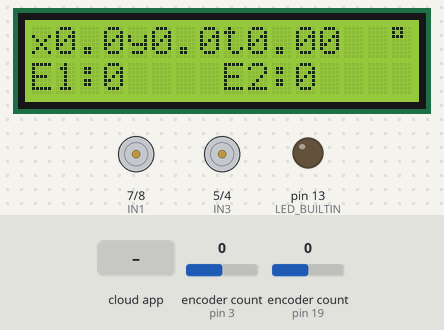
A sketch run on a simulated Arduino Uno, built with avr-gcc and run on an emulated ATmega328P. Shown: 16×2 character LCD, motor-driver pin pairs drawn as motors (green arrow = first pin HIGH = forward, orange = second pin HIGH = backward, longer = more drive, scaled by the enable pin), output pins drawn as LEDs (lit = HIGH). The inputs (shaded band) are chosen by the test bench; at power-on: encoder count (sensors on pin 3, pin 19) 0. The ROS host is connected and sends only what is stated.

Above: at 1.2 s.
1.3 s: encoder count (sensor on pin 3) set to 1
At 2.5 s:
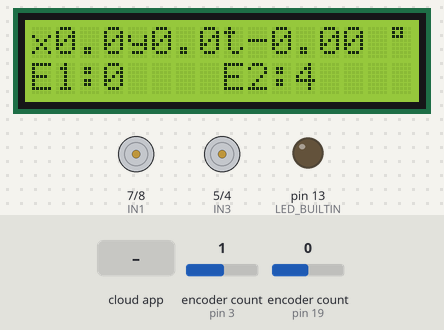
4.3 s: the phone or cloud app sets linear.x to -100
At 5.4 s:
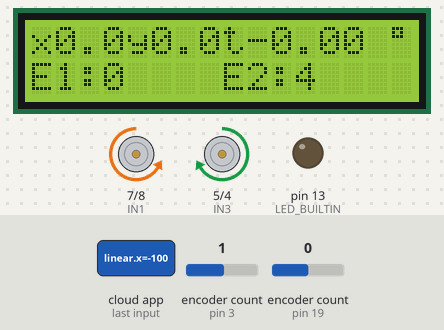
7.3 s: encoder count (sensor on pin 19) set to 1
At 8.4 s:
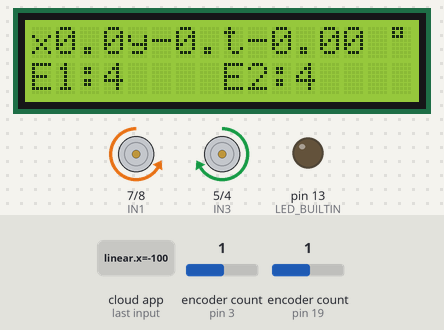
10.3 s: encoder count (sensor on pin 3) set to 0
At 11.7 s:
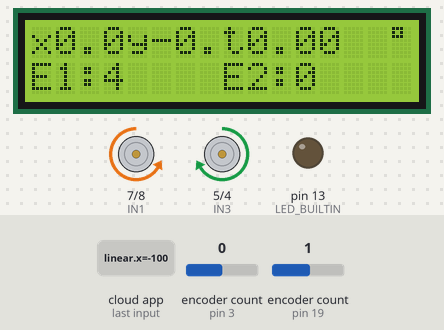
13.3 s: the phone or cloud app sets angular.z to -100
At 14.8 s:
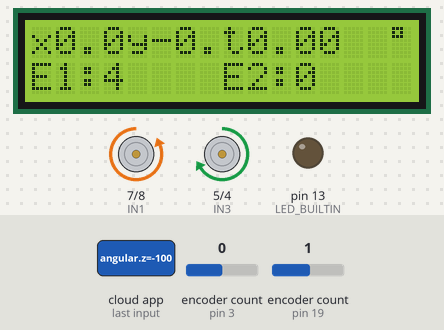
16.3 s: the phone or cloud app sets linear.x to 0
At 16.8 s:
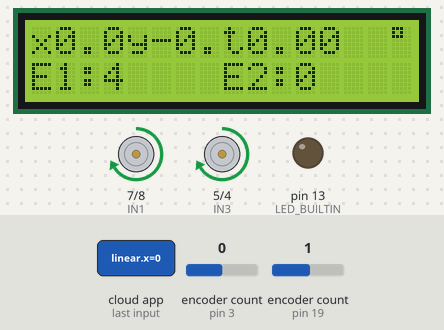
Timing chart, 0 to 19.3 s (numbered marks = the images above; inputs shaded):
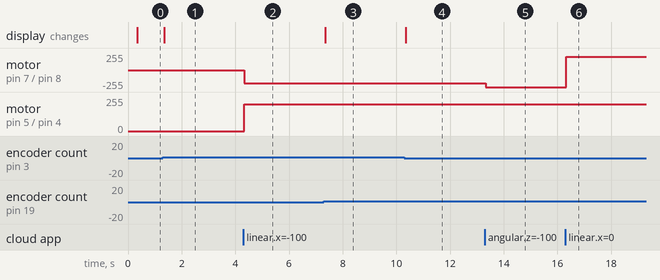

Measured:
- after the input at 1.3 s, the display: changes at once (image 1)
- after the input at 4.3 s, motor on pin 7 (IN1) / pin 8 (IN2): stopped → backward 200/255 at once; motor on pin 5 (IN3) / pin 4 (IN4): stopped → forward 200/255 at once
- after the input at 7.3 s, the display: changes after 0.05 s (image 3)
- after the input at 10.3 s, the display: changes at once (image 4)
- after the input at 13.3 s, motor on pin 7 (IN1) / pin 8 (IN2): backward 200/255 → backward 255/255 at once; motor on pin 5 (IN3) / pin 4 (IN4): forward 200/255 → forward 199/255 at once
- after the input at 16.3 s, motor on pin 7 (IN1) / pin 8 (IN2): backward 255/255 → forward 200/255 at once; motor on pin 5 (IN3) / pin 4 (IN4): forward 199/255 → forward 200/255 at once

The sketch:

newPieRobotArduino_3.ino
```cpp
/* Arduino Code for new PieRobot
 * Uses rosserial for comunicating with ROS via USB
 * Author: Luiz Eugenio S. A. Filho
 */
//Included Libraries---------------------------------
#include <ros.h>
#include <ros/time.h>
#include <std_msgs/String.h>
#include <geometry_msgs/Twist.h>
#include <Encoder.h>
#include <Wire.h>
#include <LiquidCrystal_I2C.h>

//---------------------------------------------------
//Variables and objects instantiation----------------
Encoder ENC1(19, 18);//Best Performance both pins have interrupt capability
const int EN_R = 9;//connected to Arduino's port 9 (PWM Speed Regulation)
const int IN1 = 7;//connected to Arduino's port 7 (Direction of Rotation)
const int IN2 = 8;//connected to Arduino's port 8 (Direction of Rotation)
Encoder ENC2(3, 2);//Best Performance both pins have interrupt capability
const int EN_L = 6;//connected to Arduino's port 6 (PWM Speed Regulation)
const int IN3 = 5;//connected to Arduino's port 5 (Direction of Rotation)
const int IN4 = 4;//connected to Arduino's port 4 (Direction of Rotation)

LiquidCrystal_I2C lcd(0x27,16,2);

long oldPosition  = -999;

long encM1, encM2;

char hello[30];

ros::NodeHandle  nh;

std_msgs::String str_msg;

int defaultPWM_L = 200, defaultPWM_R = 200;
const int maxPWM = 255;
int pwmL = 0, pwmR = 0;
const double wheel_rad = 0.05, wheel_sep = 0.275;
double ang_z = 0, lin_x = 0;

struct Pose{
    double x, y, th;
};

Pose pose;

const double tick2rad_L = 2*3.141592/2017, tick2rad_R = 2*3.141592/2062;
double WR_measured, WL_measured, lin_x_measured, ang_z_measured;
double tic;

double dt = 0.0;

const double deg2rad = 3.141592/180; // Converts degrees to radians
unsigned long beginTime = 0, loopTime = 0;
//---------------------------------------------------
//Functions definitions------------------------------
long readEncoder(Encoder& theEnc){
  long newPosition = theEnc.read();
  if (newPosition != oldPosition) {
    oldPosition = newPosition;
    return(newPosition);
  }
}

void resetEncoders(Encoder& theEnc1, Encoder& theEnc2){
  theEnc1.write(0);
  theEnc2.write(0);
}

void cmdCb(const geometry_msgs::Twist& msg){
  ang_z = msg.angular.z;
  lin_x = msg.linear.x;
  if(lin_x > 1) lin_x = 1;
  if(lin_x < -1) lin_x = -1;
  if(ang_z > 1) ang_z = 1;
  if(ang_z < -1) ang_z = -1;
  //w_r = (lin_x/wheel_rad) + ((ang_z*wheel_sep)/(2.0*wheel_rad));
  //w_l = (lin_x/wheel_rad) - ((ang_z*wheel_sep)/(2.0*wheel_rad));
}

void MotorL(int Pulse_Width1){
 if (Pulse_Width1 > 0){
     analogWrite(EN_L, Pulse_Width1);
     digitalWrite(IN3, LOW);
     digitalWrite(IN4, HIGH);
 }
 if (Pulse_Width1 < 0){
     Pulse_Width1 = abs(Pulse_Width1);
     analogWrite(EN_L, Pulse_Width1);
     digitalWrite(IN3, HIGH);
     digitalWrite(IN4, LOW);
 }
 if (Pulse_Width1 == 0){
     analogWrite(EN_L, Pulse_Width1);
     digitalWrite(IN3, LOW);
     digitalWrite(IN4, LOW);
 }
}

void MotorR(int Pulse_Width2){
 if (Pulse_Width2 > 0){
     analogWrite(EN_R, Pulse_Width2);
     digitalWrite(IN1, HIGH);
     digitalWrite(IN2, LOW);
 }
 if (Pulse_Width2 < 0){
     Pulse_Width2 = abs(Pulse_Width2);
     analogWrite(EN_R, Pulse_Width2);
     digitalWrite(IN1, LOW);
     digitalWrite(IN2, HIGH);
 }
 if (Pulse_Width2 == 0){
     analogWrite(EN_R, Pulse_Width2);
     digitalWrite(IN1, LOW);
     digitalWrite(IN2, LOW);
 }
}

double wrap180(double a){
  if (a >  180) a -= 360;
  if (a < -180) a += 360;
  return a;
}
//---------------------------------------------------
//ROS pubs and subs----------------------------------
ros::Publisher xy("xy", &str_msg);

ros::Subscriber<geometry_msgs::Twist> cmd_vel("cmd_vel", &cmdCb );
//---------------------------------------------------
//Setup and loop start from here---------------------
void setup(){
  pinMode(EN_R,OUTPUT);
  pinMode(IN1,OUTPUT);
  pinMode(IN2,OUTPUT);
  pinMode(EN_L,OUTPUT);
  pinMode(IN3,OUTPUT);
  pinMode(IN4,OUTPUT);
  pinMode(LED_BUILTIN, OUTPUT);

  digitalWrite(IN1,LOW);
  digitalWrite(IN2,HIGH);
  digitalWrite(IN3,HIGH);
  digitalWrite(IN4,LOW);
  analogWrite(EN_R, 0);
  analogWrite(EN_L, 0);

  lcd.init();
  lcd.backlight();
  lcd.setCursor(0, 0);

  resetEncoders(ENC1, ENC2);

  nh.getHardware()->setBaud(115200);
  nh.initNode();  //Initiate rosserial node

  nh.advertise(xy);  //For publishers

  nh.subscribe(cmd_vel);  //For subscribers

  pose.x = 0.0;
  pose.y = 0.0;
  pose.th = 0.0;
  tic = millis();
}

void loop()
{
  beginTime = millis();

  // Motor lowlevel control. Using Walber's equation
  pwmL = defaultPWM_L * lin_x - defaultPWM_L * (-ang_z) + ((maxPWM - defaultPWM_L) / 2) * lin_x * sq(ang_z) + ((3*defaultPWM_L - maxPWM) / 2) * (-ang_z) * sq(lin_x);
  pwmR = defaultPWM_R * lin_x + defaultPWM_R * (-ang_z) + ((maxPWM - defaultPWM_R) / 2) * lin_x * sq(ang_z) - ((3*defaultPWM_R - maxPWM) / 2) * (-ang_z) * sq(lin_x);

  // Odometry stuff.
  //
  // Angular velocities of wheels computed from encoder ticks
  // omega = Delta Tick * tick2rad / Delta t
  WR_measured = (readEncoder(ENC1) - encM1) * (tick2rad_R/(millis() - tic)) * 1000; // End tic for right angular velocity
  WL_measured = (readEncoder(ENC2) - encM2) * (tick2rad_L/(millis() - tic)) * 1000; // End tic for left angular velocity

  // linear on x, and angular on z calculated from w_l and w_r
  lin_x_measured = wheel_rad * (WR_measured + WL_measured) / 2;
  ang_z_measured = wheel_rad * (WR_measured - WL_measured) / wheel_sep;

  dt = (millis() - tic)/1000;
  // position calculated from linear on x and angular on z
  pose.x += (lin_x_measured * 0.01 * cos(pose.th * deg2rad)) * dt;
  pose.y += (lin_x_measured * 0.01 * sin(pose.th * deg2rad)) * dt;
  pose.th += ang_z_measured * dt;
  pose.th = wrap180(pose.th);

  // Reading first encoder measurement before movement
  encM1 = readEncoder(ENC1);
  encM2 = readEncoder(ENC2);

  // Tic for computing time between encoder measurements
  tic = millis(); // Start tic to measure instantaneous angular velocity via encoder

  // Send cmd to motor
  MotorL(pwmL);
  MotorR(pwmR);

  lcd.clear();
  lcd.setCursor(0,1);
  lcd.print(String("E1:") + String(encM1));
  lcd.setCursor(8,1);
  lcd.print(String("E2:") + String(encM2));
  lcd.setCursor(0,0);
  lcd.print(String("x") + String(pose.x));
  lcd.setCursor(4,0);
  lcd.print(String("y") + String(pose.y));
  lcd.setCursor(8,0);
  lcd.print(String("t") + String(pose.th));
  lcd.setCursor(15,0);
  lcd.print(F("\xDF"));

  // Preparing chatter message
  (String(pose.x, 3) + String(",") + String(pose.y, 3) + String(",") + String(pose.th, 3) + String(",") + String(loopTime, 3)).toCharArray(hello, 30);
  str_msg.data = hello;

  // Sending the messages through pubs
  xy.publish( &str_msg );

  nh.spinOnce();

  loopTime = (millis() - beginTime); // End tic for loop
}
//---------------------------------------------------
```
